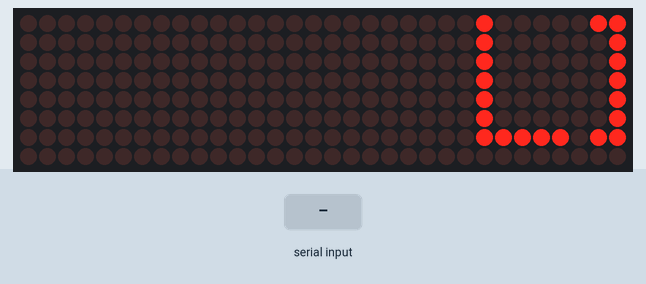
This sketch was run on a simulated Arduino Uno, built with avr-gcc and run on an emulated ATmega328P. Shown: 32×8 LED matrix. The test bench sets the inputs (shaded band). What the sketch prints to the serial monitor is not drawn.

Above: at 1.2 s.
1.3 s: "1\n" received over Serial
At 20.52 s:
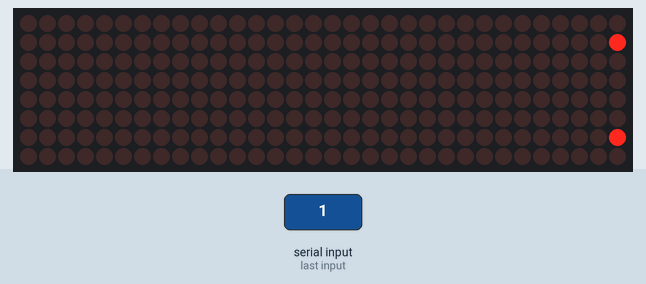
22.3 s: byte 10 ('\n') received over Serial
At 26.7 s:
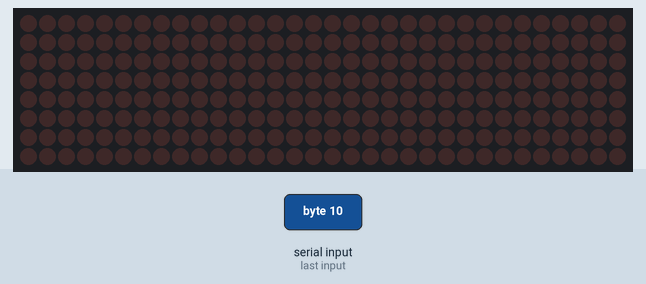

The sketch:

matrix.ino
```cpp
//****************************************
//     Arduino Scrolling Text
//     learnelectronics
//     1 FEB 2018
//     www.youtube.com/c/learnelectronics
//     arduino0169@gmail.com
//
//     Based on sketch by Marco Colli
//*****************************************


#include <MD_Parola.h>              //MD Parola Library
#include <MD_MAX72xx.h>             //MD Maxx72XX Library
#include <SPI.h>                    //SPI library for comms


#define USE_UI_CONTROL 0            //Set to 1 to use control for speed, direction and invert

#if USE_UI_CONTROL                  //includes library if we are using the UI Control
#include <MD_KeySwitch.h>
#endif


#define DEBUG 0                     //Set to 1 for Serial debug info

#if DEBUG                           //debug info sent to serial port
#define PRINT(s, x) { Serial.print(F(s)); Serial.print(x); }
#define PRINTS(x) Serial.print(F(x))
#define PRINTX(x) Serial.println(x, HEX)
#else
#define PRINT(s, x)
#define PRINTS(x)
#define PRINTX(x)
#endif


#define MAX_DEVICES 4               //number of units in the chain (max 8?)
#define CLK_PIN   13                //SPI Clk on digital 13
#define DATA_PIN  11                //SPI MOSI on digital 11
#define CS_PIN    10                //SPI CS on digital 10


// Scrolling parameters


uint8_t scrollSpeed = 400;                   // default frame delay value
textEffect_t scrollEffect = PA_SCROLL_LEFT; //parameters from Parola library, sets scrolling from left
textPosition_t scrollAlign = PA_LEFT;       //parameters from Parola library, sets align left
uint16_t scrollPause = 100;                // delay in milliseconds


#define  BUF_SIZE  75                        //buffer size
char curMessage[BUF_SIZE];                  //sets current message buffer size
char newMessage[BUF_SIZE];                  //sets new message buffer size
bool newMessageAvailable = false;           //flag for if there is no new message


void readSerial(void)                       //serial read routine
{
  static char *cp = newMessage;             //declare the messsage variable as character type

  while (Serial.available())                //if data is coming from the serial port
  {
    *cp = (char)Serial.read();              //add the character to the character string
    if ((*cp == '\n') || (cp - newMessage >= BUF_SIZE-2)) // if the message end or buffer is full
    {
      *cp = '\0';                           // if we get the NewLine character then end the string
                                            // restart the index
      cp = newMessage;                      //cp variable now equals the new message
      newMessageAvailable = true;           //flag for if there is a new message
    }
    else                                    // move char pointer to next position
      cp++;
  }
}


MD_Parola P = MD_Parola(CS_PIN, MAX_DEVICES);

void setup()
{
  Serial.begin(57600);                      //serial port begins at 57600
  Serial.print("Type message, end with Newline");


  P.begin();                                //MD Parola parameter - begin
  P.displayClear();                         //MD Parola parameter - clear the display
  P.displaySuspend(false);                  //MD Parola parameter - suspend or not?

  //MD Paroloa display msg using our predefined parameters
  P.displayText(curMessage, scrollAlign, scrollSpeed, scrollPause, scrollEffect, scrollEffect);

  strcpy(curMessage, "LIANA LEGASPI VALDEZ"); //prompt user to enter mesg
  newMessage[0] = '\0';                            //first spot in array NewLine
}

void loop()
{


  readSerial();                                   //read the serial port
  if (P.displayAnimate())
  {
    if (newMessageAvailable)                      //if there is a new msg
    {
      strcpy(curMessage, newMessage);             //copy current message to new message
      newMessageAvailable = false;                //set flag
    }
    P.displayReset();                             //MD Parola parameter - reset display
  }
}
```

Measured:
- after the input at 1.3 s, the display: first differs from a run without the input after 19.1 s (image 1)
